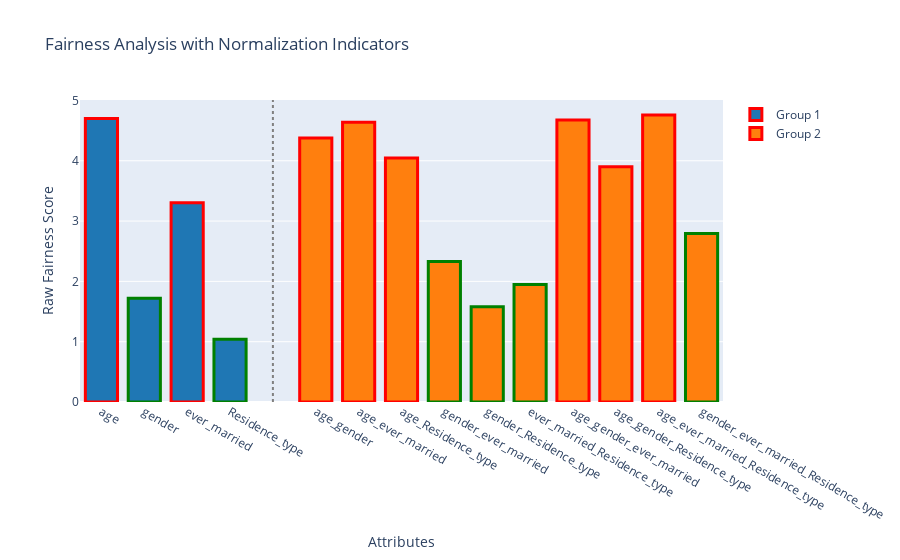

Notebook code for this chart:
### Code cell
import plotly.graph_objects as go


def process_array(data, group_color):
    """Process 2D array into plot components with border coloring"""
    attributes = [d[0] for d in data[1:]]
    raw_scores = [d[1] for d in data[1:]]
    normalized = [d[2] for d in data[1:]]
    
    # Determine border colors based on normalized scores
    border_colors = ['red' if n == 1 else 'green' for n in normalized]
    
    return {
        'attributes': attributes,
        'raw': raw_scores,
        'border_colors': border_colors,
        'color': group_color
    }

# Process both datasets
group1 = process_array(tab_lr, '#1f77b4')  # Blue
group2 = process_array(table, '#ff7f0e')  # Orange

# Calculate x positions with gap between groups
x1 = list(range(len(group1['attributes'])))
x2 = [len(group1['attributes']) + 1 + i for i in range(len(group2['attributes']))]

# Create bar traces with conditional borders
trace1 = go.Bar(
    x=x1,
    y=group1['raw'],
    name='Group 1',
    marker=dict(
        color=group1['color'],
        line=dict(
            color=group1['border_colors'],
            width=3  # Thicker border for visibility
        )
    )
)

trace2 = go.Bar(
    x=x2,
    y=group2['raw'],
    name='Group 2',
    marker=dict(
        color=group2['color'],
        line=dict(
            color=group2['border_colors'],
            width=3
        )
    )
)

# Create figure
fig = go.Figure([trace1, trace2])

# Calculate axis settings
tickvals = x1 + x2
ticktext = group1['attributes'] + group2['attributes']
separator_pos = len(group1['attributes'])  # Position between groups

# Update layout with visual separation
fig.update_layout(
    xaxis=dict(
        tickvals=tickvals,
        ticktext=ticktext,
        title='Attributes',
        showgrid=False
    ),
    yaxis=dict(title='Raw Fairness Score'),
    title='Fairness Analysis with Normalization Indicators',
    bargap=0.25,
    shapes=[dict(
        type='line',
        xref='x',
        yref='paper',
        x0=separator_pos,
        y0=0,
        x1=separator_pos,
        y1=1,
        line=dict(color='gray', width=2, dash='dot')
    )]
)

fig.show()

### Figure 1 — Plotly figure (JSON) as saved in the notebook; plotly's stock layout.template omitted (floating-point values rounded to 4 significant figures)
{"data": [{"marker": {"color": "#1f77b4", "line": {"color": ["red", "green", "red", "green"], "width": 3}}, "name": "Group 1", "type": "bar", "x": [0, 1, 2, 3], "y": [4.7, 1.72, 3.302, 1.039]}, {"marker": {"color": "#ff7f0e", "line": {"color": ["red", "red", "red", "green", "green", "green", "red", "red", "red", "green"], "width": 3}}, "name": "Group 2", "type": "bar", "x": [5, 6, 7, 8, 9, 10, 11, 12, 13, 14], "y": [4.376, 4.636, 4.046, 2.33, 1.581, 1.948, 4.675, 3.902, 4.757, 2.795]}], "layout": {"bargap": 0.25, "shapes": [{"line": {"color": "gray", "dash": "dot", "width": 2}, "type": "line", "x0": 4, "x1": 4, "xref": "x", "y0": 0, "y1": 1, "yref": "paper"}], "title": {"text": "Fairness Analysis with Normalization Indicators"}, "xaxis": {"showgrid": false, "ticktext": ["age", "gender", "ever_married", "Residence_type", "age_gender", "age_ever_married", "age_Residence_type", "gender_ever_married", "gender_Residence_type", "ever_married_Residence_type", "age_gender_ever_married", "age_gender_Residence_type", "age_ever_married_Residence_type", "gender_ever_married_Residence_type"], "tickvals": [0, 1, 2, 3, 5, 6, 7, 8, 9, 10, 11, 12, 13, 14], "title": {"text": "Attributes"}}, "yaxis": {"title": {"text": "Raw Fairness Score"}}}}
